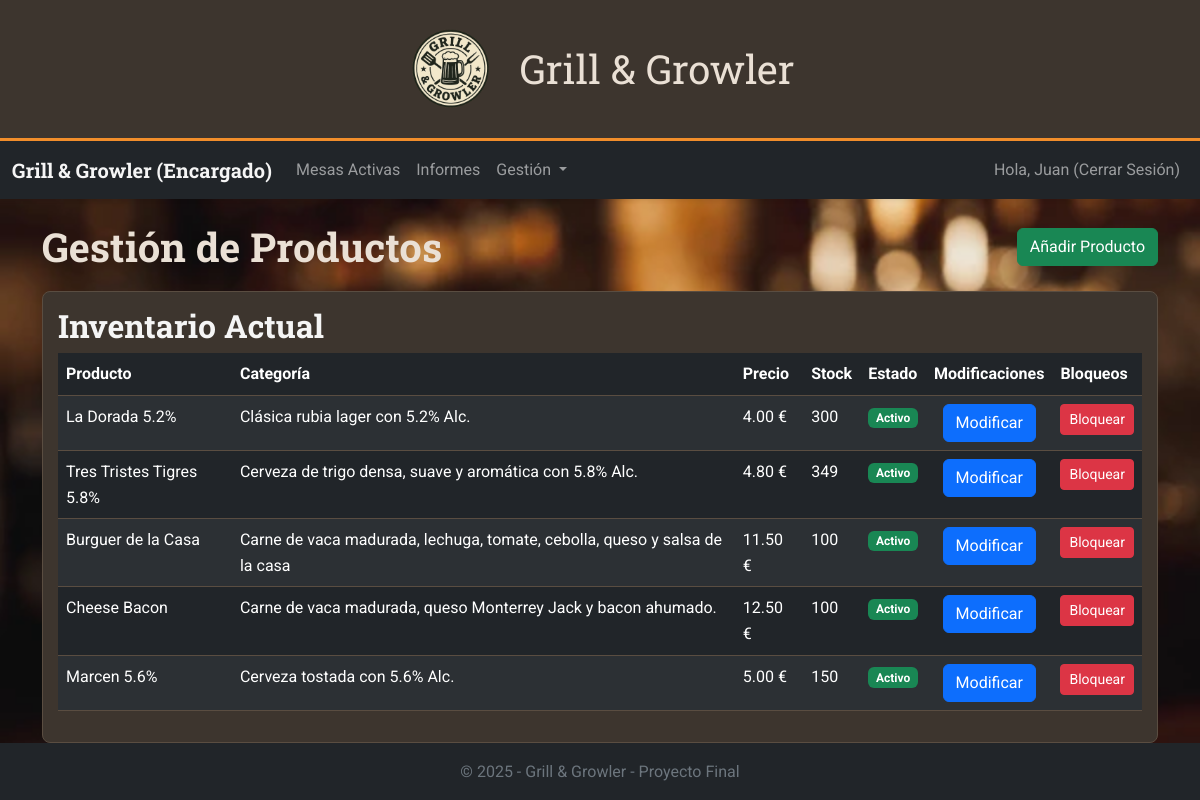
The page /Bootstrap/encargado/gestion_productos.php (signed in) on the database its author committed.
### tables this page shows
CREATE TABLE `productos` (
  `idprod` int(11) NOT NULL,
  `nombre` varchar(50) NOT NULL,
  `descripcion` varchar(100) NOT NULL,
  `precio` float NOT NULL,
  `stock` int(11) NOT NULL,
  `estado` tinyint(1) NOT NULL,
  `categoria` int(11) NOT NULL,
  `estado_cat` tinyint(1) NOT NULL COMMENT '0 - activa\r\n1 - bloqueada'
);

### Bootstrap/encargado/gestion_productos.php (the view, shortened to what this page needs)
<!DOCTYPE html>
<html lang="es">
<head>
    <link rel="stylesheet" href="../css/bootstrap.min.css">
    <link rel="stylesheet" href="../css/style.css">
</head>
<body class="d-flex flex-column min-vh-100">
    <?php include '../includes/header.php'; ?>
    <?php include 'navbar_encargado.php'; ?>
    <main class="container mt-4 flex-grow-1">
        <div class="d-flex justify-content-between align-items-center mb-3">
            <h1 class="titulo" style="margin-top: 0; margin-bottom: 0;">Gestión de Productos</h1>
            <button class="btn btn-success" data-bs-toggle="collapse" data-bs-target="#collapseAnadir">
                Añadir Producto
            </button>
        </div>
        <div class="caja">
            <h2>Inventario Actual</h2>
            <div class="table-responsive">
                <table class="table table-dark table-striped table-hover">
                    <thead>
                        <tr>
                            <th>Producto</th>
                            <th>Categoría</th>
                            <th>Precio</th>
                            <th>Stock</th>
                            <th>Estado</th>
                            <th>Modificaciones</th>
                            <th>Bloqueos</th>
                        </tr>
                    </thead>
                    <tbody>
                        <?php
                        include("../includes/conexion.php");
                        $consulta_productos = "SELECT * FROM productos";
                        $result = mysqli_query($conn, $consulta_productos);
                        if (mysqli_num_rows($result) > 0) {
                            while ($row = mysqli_fetch_array($result)) {
                                $nombre = $row['nombre'];
                                $descripcion = $row['descripcion'];
                                $precio = $row['precio'];
                                $stock = $row['stock'];
                                $idprod = $row['idprod'];
                                if ($row['estado'] == 0) {
                                    $estado = 'Activo';
                                    $color = 'success';
                                    $bloquear = false;
                                } else {
                                    $estado = 'Bloqueado';
                                    $color = 'danger';
                                    $bloquear = true;
                                }
                                echo "<tr>";
                                echo "<td>" . ($nombre) . "</td>";
                                echo "<td>" . ($descripcion) . "</td>";
                                echo "<td>" . number_format($precio, 2) . " €</td>";
                                echo "<td>" . ($stock) . "</td>";
                                echo "<td><span class='badge bg-" . $color . "'>" . ($estado) . "</td>";
                                echo "<td class='text-center'>
                                        <button type='button' class='btn btn-primary' data-bs-toggle='modal' data-bs-target='#modalModificar$idprod'>
                                            Modificar
                                        </button>
                                    </td>";
                                echo "<td>
                                        <form action='gestion_productos.php' method='POST'>
                                            <input type='hidden' name='idprod' value='$idprod'>";
                                if (!$bloquear) {
                                    echo "<button type='submit' name='bloquear' class='btn btn-danger btn-sm'>Bloquear</button>";
                                } else {
                                    echo "<button type='submit' name='activar' class='btn btn-success btn-sm'>Activar</button>";
                                }
                                echo "</form>
                                        </td>";
                                echo "</tr>";
                            }
                        }
                        ?>
                    </tbody>
                </table>
            </div>
        </div>
    </main>
    <?php include '../includes/footer.php'; ?>
</body>
</html>

### rows shown on the page
productos: nombre "La Dorada 5.2%", descripcion "Clásica rubia lager con 5.2% Alc.", precio "4.00", stock "300", estado "Activo", shows "Bloquear"
productos: nombre "Tres Tristes Tigres 5.8%", descripcion "Cerveza de trigo densa, suave y aromática con 5.8% Alc.", precio "4.80", stock "349", estado "Activo", shows "Bloquear"
productos: nombre "Burguer de la Casa", descripcion "Carne de vaca madurada, lechuga, tomate, cebolla, queso y salsa de la casa", precio "11.50", stock "100", estado "Activo", shows "Bloquear"
productos: nombre "Cheese Bacon", descripcion "Carne de vaca madurada, queso Monterrey Jack y bacon ahumado.", precio "12.50", stock "100", estado "Activo", shows "Bloquear"
productos: nombre "Marcen 5.6%", descripcion "Cerveza tostada con 5.6% Alc.", precio "5.00", stock "150", estado "Activo", shows "Bloquear"

### other values the page prints
$_SESSION['nombre'] "Juan"
